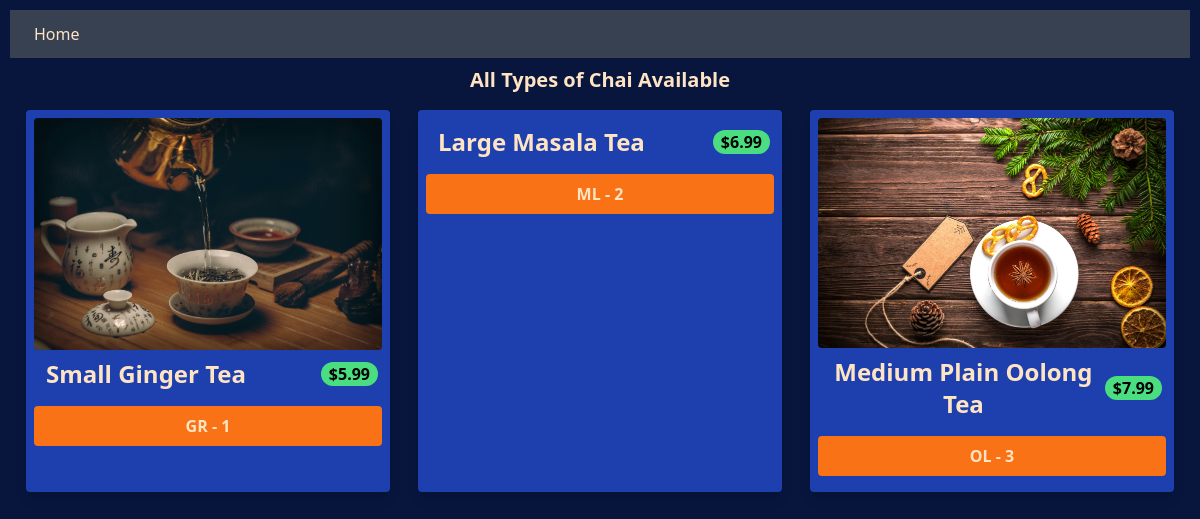
The app's page /chai/ with its own data.
### chai/models.py (models this page shows, shortened)
class ChaiVariety(models.Model):
    CHAI_TYPE_CHOICE = [
        ('ML', 'MASALA'),
        ('GR', 'GINGER'),
        ('OL', 'OOLONG'),
        ('PL', 'PLAIN'),
        ('EL', 'ELAICHI'),
    ]
    name = models.CharField(max_length=100)
    image = models.ImageField(upload_to='chais/')
    date_added = models.DateTimeField(default=timezone.now)
    type = models.CharField(max_length=2, choices=CHAI_TYPE_CHOICE)
    price = models.CharField(max_length=10, default='$4.99')
    description = models.TextField(default='')

### chai/views.py (the view)
# urls.py: path('', views.all_chai, name='all_chai'),
def all_chai(request):
    chais = ChaiVariety.objects.all()
    return render(request, 'chai/all_chai.html', {'chais': chais})

### chai/templates/chai/all_chai.html (shortened to what this page needs)
{% extends "layout.html" %}
{% load static %}
{% block content %}
<h1 class='text-xl font-bold'>All Types of Chai Available</h1>
<div class='grid grid-cols-3 gap-7 m-4'>
    {% for chai in chais %}
    <div class='bg-blue-800 p-2 rounded shadow-lg'>
        <img class='rounded' src="{{chai.image.url}}" alt="">
        <div class='flex justify-between items-center px-1'>
            <h3 class='text-2xl font-bold text-center p-2'>{{chai.name}}</h3>
            <span class='bg-green-400 text-black rounded-full px-2 font-bold'>{{chai.price}}</span>
        </div>
        <a href="{% url 'chai_detail' chai.id %}">
            <button
            type='button'
            class='m-2 mx-auto bg-orange-500 w-full px-4 py-2 hover:bg-orange-600 font-bold'
            >
                {{chai.type}} - {{chai.id}}
            </button>
        </a>
    </div>
    {% endfor %}
</div>
{% endblock %}

### static/style.css (style rules this page uses)
body { background-color: #08153d; color: bisque; margin: 0; padding: 10px; }
h1 { text-align: center; font-size: 2em; color: bisque; }
button { padding: 10px 20px; background-color: #4CAF50; color: #fff; border: none; border-radius: 4px; cursor: pointer; }

### records on screen
ChaiVariety: image (picture), name "Small Ginger Tea", price "$5.99", type "GR", id "1"
ChaiVariety: name "Large Masala Tea", price "$6.99", type "ML", id "2"
ChaiVariety: image (picture), name "Medium Plain Oolong Tea", price "$7.99", type "OL", id "3"
